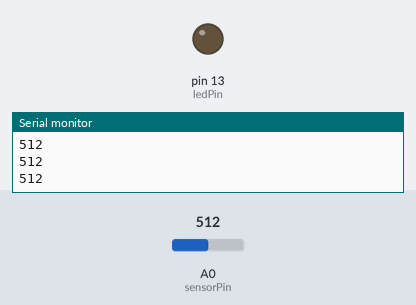
This sketch was run on a simulated Arduino Uno, built with avr-gcc and run on an emulated ATmega328P. Parts: output pins drawn as LEDs (lit = HIGH), the last lines printed to the serial monitor. The inputs (shaded band) are chosen by the test bench; at power-on: A0 (sensorPin) = 512.

Above: at 1.2 s.
1.3 s: A0 (sensorPin) set to 834
2.8 s: A0 (sensorPin) set to 864
At 3.8 s:
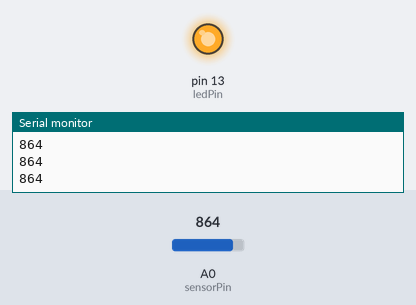
4.3 s: A0 (sensorPin) set to 840
At 4.9 s:
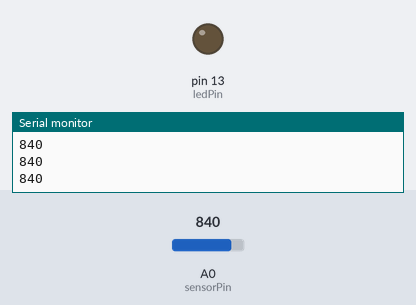
5.8 s: A0 (sensorPin) set to 860
At 6.1 s:
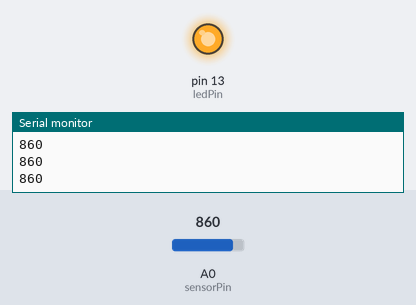
Timing chart, 0 to 8.3 s (numbered marks = the images above; inputs shaded):
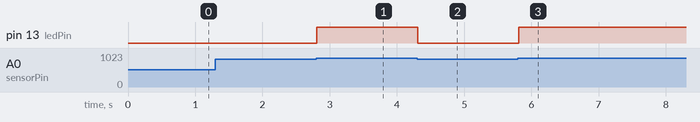

The sketch:

AnalogInput_threshold.ino
```cpp
int sensorPin = A0;    // select the input pin for the potentiometer
int ledPin = 13;      // select the pin for the LED
int sensorValue = 0;  // variable to store the value coming from the sensor
int threshhold = 850;       // variable for the threshold

void setup() {
  // declare the ledPin as an OUTPUT:
  pinMode(ledPin, OUTPUT);
  Serial.begin(9600);
}

void loop() {
  // read the value from the sensor:
  sensorValue = analogRead(sensorPin);
  Serial.println(sensorValue);
  delay(1);

  if (sensorValue > threshhold){ // if the sensorValue is bigger than 700

  digitalWrite(ledPin, HIGH); //LED turns on

  }else{
  digitalWrite(ledPin, LOW); //LED turns on

  }
}
```

Measured:
- the behaviour switches between 850 and 851 on A0 (sensorPin) (found by bisection; images 0 and 1)
- after the input at 2.8 s, pin 13 (ledPin): LOW → HIGH at once
- after the input at 4.3 s, pin 13 (ledPin): HIGH → LOW at once
- after the input at 5.8 s, pin 13 (ledPin): LOW → HIGH at once
